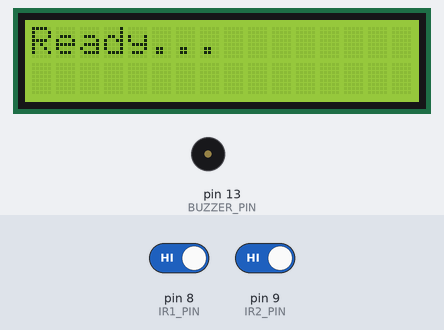
A sketch run on a simulated Arduino Uno, built with avr-gcc and run on an emulated ATmega328P. Shown: 16×2 character LCD, buzzer (waves = sounding, pin HIGH). The inputs (shaded band) are chosen by the test bench; at power-on: pin 8 (IR1_PIN) HIGH, pin 9 (IR2_PIN) HIGH. What the sketch prints to the serial monitor is not drawn.

Above: at 2.4 s.
2.5 s: pin 8 (IR1_PIN) driven LOW and pin 9 (IR2_PIN) driven LOW
At 3.3 s:
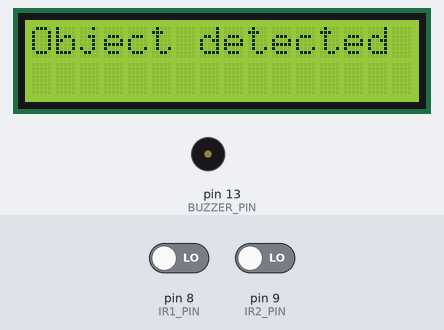
5.5 s: pin 8 (IR1_PIN) driven HIGH
At 7.2 s:
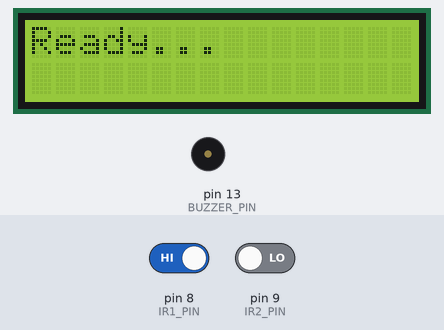
8.0 s: pin 8 (IR1_PIN) driven LOW
At 8.01 s:
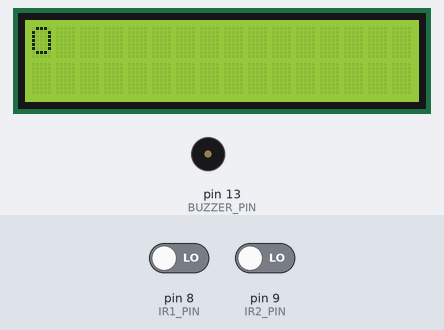
Timing chart, 0 to 11.0 s (numbered marks = the images above; inputs shaded):
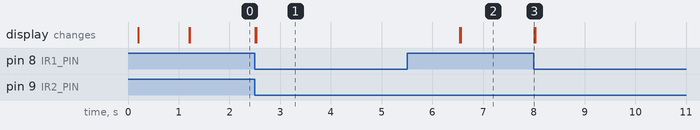

The sketch:

02_speed_state_timeout_buzzer.ino
```cpp
#include <Wire.h>
#include <LiquidCrystal_I2C.h>

// I2C address of the LCD (typical address is 0x27, but may be 0x3F or others)
LiquidCrystal_I2C lcd(0x3F, 16, 2);  // Set the LCD address to 0x27 for a 16 chars and 2 line display

// MH Flying Fish IR sensor pins
const int IR1_PIN = 8;  // First sensor
const int IR2_PIN = 9;  // Second sensor
const int BUZZER_PIN = 13; // Buzzer pin

// Constants
const float DISTANCE = 0.2;  // Distance between sensors in meters (adjust as needed)
const unsigned long TIMEOUT = 5000;  // 5 seconds timeout for measurement
const float SPEED_THRESHOLD = 5.0; // Speed threshold for buzzer activation

// Variables
volatile unsigned long t1 = 0;
volatile unsigned long t2 = 0;
boolean firstSensorTriggered = false;
boolean measurementComplete = false;
float velocity = 0;

void printWithDelay(const String &text, int row) {
  lcd.setCursor(0, row);
  for (int i = 0; i < text.length(); i++) {
    lcd.print(text[i]);
    delay(1); // Add delay for proper display
  }
}

void setup() {
  // Initialize I2C LCD
  lcd.init();
  lcd.backlight();

  // Initialize IR sensors as inputs
  pinMode(IR1_PIN, INPUT);
  pinMode(IR2_PIN, INPUT);
  pinMode(BUZZER_PIN, OUTPUT);
  digitalWrite(BUZZER_PIN, LOW);

  // Initialize serial communication
  Serial.begin(9600);
  Serial.println("Vehicle Speed Detection System");
  Serial.println("-------------------------------");
  Serial.println("System initialized and ready");
  Serial.println("Sensor distance: " + String(DISTANCE) + " meters");
  Serial.println("Waiting for vehicle...");

  // Display welcome message
  lcd.clear();
  printWithDelay("Vehicle Speed", 0);
  printWithDelay("Measurement", 1);
  delay(1000);

  lcd.clear();
  printWithDelay("Ready...", 0);
}

void loop() {
  // First sensor detection
  if (digitalRead(IR1_PIN) == LOW && !firstSensorTriggered) {
    t1 = millis();
    firstSensorTriggered = true;
  }

  // Second sensor detection
  if (digitalRead(IR2_PIN) == LOW && firstSensorTriggered && !measurementComplete) {
    t2 = millis();
    measurementComplete = true;

    lcd.clear();
    printWithDelay("Object detected", 0);
    delay(1000);

    Serial.println("First sensor triggered at " + String(t1) + " ms");
    Serial.println("Second sensor triggered at " + String(t2) + " ms");

    // Calculate velocity
    if (t2 > t1) {
      float timeSeconds = (t2 - t1) / 1000.0;

      if (timeSeconds > 0) {
        velocity = (DISTANCE / timeSeconds) * 3.6; // Convert to km/h

        // Display result
        // Activate buzzer if speed exceeds threshold
        if (velocity > SPEED_THRESHOLD) {
          digitalWrite(BUZZER_PIN, HIGH);
          lcd.clear();
          printWithDelay("Overspeed detected!!", 0);
          lcd.setCursor(0, 1);
          printWithDelay("Speed: ", 1);
          lcd.setCursor(7, 1); // Adjust cursor position after "Speed: "
          lcd.print(velocity, 1);  // Print velocity with 1 decimal place
          lcd.print(" km/h"); // Ensure "km/h" appears correctly
          delay(3000);
          digitalWrite(BUZZER_PIN, LOW);
          Serial.println("WARNING: Speed exceeded threshold! Buzzer activated.");
        } else {
          lcd.clear();
          printWithDelay("Normal Speed.", 0);
          lcd.setCursor(0, 1);
          printWithDelay("Speed: ", 1);
          lcd.setCursor(7, 1); // Adjust cursor position after "Speed: "
          lcd.print(velocity, 1);  // Print velocity with 1 decimal place
          lcd.print(" km/h");
        }

        // Print to serial monitor
        Serial.println("-------- SPEED CALCULATION --------");
        Serial.println("Time difference: " + String(timeSeconds, 3) + " seconds");
        Serial.println("Distance: " + String(DISTANCE) + " meters");
        Serial.println("Speed: " + String(velocity, 1) + " km/h");
        Serial.println("-----------------------------------");
      }
    }

    // Reset after a delay
    delay(3000);
    resetMeasurement();
  }

  // Timeout if first sensor triggered but second one doesn't trigger
  if (firstSensorTriggered && !measurementComplete && (millis() - t1 > TIMEOUT)) {
    lcd.clear();
    printWithDelay("Timeout!", 0);
    printWithDelay("Try again", 1);

    Serial.println("TIMEOUT: Second sensor not triggered within " + String(TIMEOUT/1000) + " seconds");
    Serial.println("Resetting system...");

    delay(2000);
    resetMeasurement();
  }
}

void resetMeasurement() {
  firstSensorTriggered = false;
  measurementComplete = false;
  digitalWrite(BUZZER_PIN, LOW);

  lcd.clear();
  printWithDelay("Ready...", 0);

  Serial.println("System reset. Ready for new measurement.");
}
```

Measured:
- after the input at 2.5 s, the display: first changes at once (image 1 shows a later state)
- after the input at 5.5 s, the display: first differs from a run without the input after 1.1 s (image 2)
- after the input at 8.0 s, the display: changes at once (image 3)
